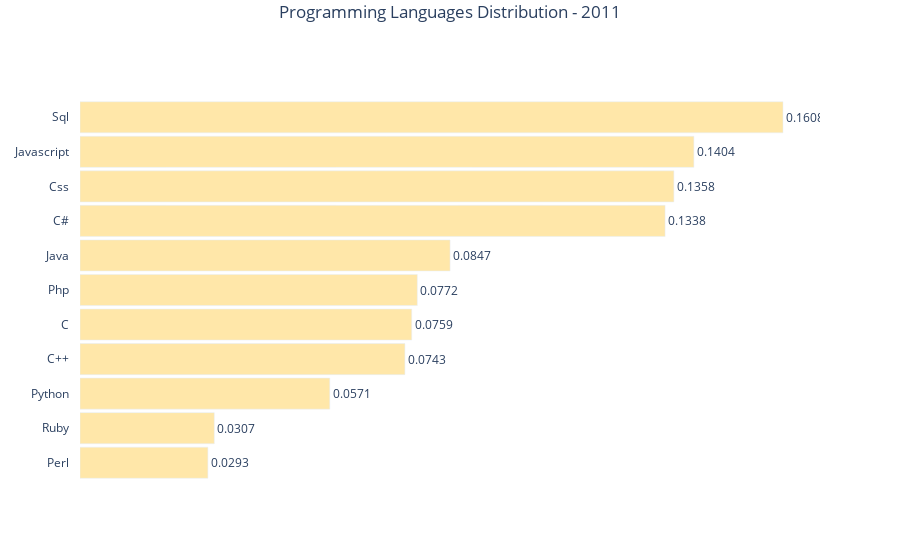

This figure's notebook cell:
### Code cell
dataset_years = list(range(2011,2021))

dfs = {}
for year in dataset_years:
    dfs[year] = langs_year[langs_year['Year'].dt.year==year]

start_index = 0

data=[
    go.Bar(
        x=dfs[year]['Count'], 
        y=dfs[year]['Language'].str.title(), 
        orientation='h',
        text=dfs[year]['Percentage'],
        textfont={'size':12}, 
        textposition='outside', 
        insidetextanchor='end',
        visible = False,
        width=0.9,
        name=str(year),
        marker=dict(
            color='rgb(255, 231, 169)'
        ),
        hovertemplate =
            '<b>%{y}</b><br><br>'+
            'Count: %{x:.d} <br>'+ # https://github.com/d3/d3-format
            'Percentage: %{text:.2%}<br>'+
            "<extra></extra>"
    )
    for year in dataset_years
]

data[start_index]['visible'] = True


steps = []
for i in range(len(data)):
    year = (i+2011)
    step = dict(
        # Update method allows us to update both trace and layout properties
        method = 'update',  
        args = [
            # Make the ith trace visible
            {'visible': [t == i for t in range(len(data))]},
            
            # Set the title for the ith trace
            {'title.text': 'Programming Languages Distribution - %d' % year},
            
            {
                "frame": {"duration": 300, "redraw": False},
                 "mode": "immediate",
                 "transition": {"duration": 300}
            }
        ],
        label=year
    )
    steps.append(step)
    
sliders = [go.layout.Slider(
    active = 0,
    currentvalue = {"prefix": "Year: "},
    transition={"duration": 300, "easing": "cubic-in-out"},
    pad = {"b": 10, "t": -910, 'l': -30},
    steps = steps,
)]

layout = go.Layout(
    sliders=sliders,
    height=1000,
    title={
        'text': "Programming Languages Distribution - 2011",
        'x':0.5,
        'y':0.99,
        'xanchor': 'center',
        'yanchor': 'top'
    },
    plot_bgcolor='rgba(0,0,0,0)',
    xaxis={'visible': False,  'tickformat': "digit" },
    yaxis={'ticks': "outside", 'tickcolor':'white', 'ticklen':8},
)

fig = go.Figure(data=data, layout=layout)

fig.show()

### Figure 1 — Plotly figure (JSON) as saved in the notebook; plotly's stock layout.template omitted (floating-point values rounded to 4 significant figures)
{"data": [{"hovertemplate": "<b>%{y}</b><br><br>Count: %{x:.d} <br>Percentage: %{text:.2%}<br><extra></extra>", "insidetextanchor": "end", "marker": {"color": "rgb(255, 231, 169)"}, "name": "2011", "orientation": "h", "text": [0.0293, 0.0307, 0.0571, 0.0743, 0.0759, 0.0772, 0.0847, 0.1338, 0.1358, 0.1404, 0.1608], "textfont": {"size": 12}, "textposition": "outside", "type": "bar", "visible": true, "width": 0.9, "x": [320, 336, 625, 813, 830, 844, 926, 1464, 1486, 1536, 1759], "y": ["Perl", "Ruby", "Python", "C++", "C", "Php", "Java", "C#", "Css", "Javascript", "Sql"]}, {"hovertemplate": "<b>%{y}</b><br><br>Count: %{x:.d} <br>Percentage: %{text:.2%}<br><extra></extra>", "insidetextanchor": "end", "marker": {"color": "rgb(255, 231, 169)"}, "name": "2012", "orientation": "h", "text": [0.0208, 0.0245, 0.0246, 0.051, 0.0638, 0.0648, 0.0791, 0.0888, 0.0969, 0.1023, 0.1174, 0.1292, 0.1368], "textfont": {"size": 12}, "textposition": "outside", "type": "bar", "visible": false, "width": 0.9, "x": [544, 639, 643, 1332, 1667, 1692, 2068, 2321, 2532, 2674, 3069, 3376, 3574], "y": ["Perl", "Ruby", "Objective-C", "Python", "C", "C++", "Php", "Html5", "Java", "C#", "Css", "Javascript", "Sql"]}, {"hovertemplate": "<b>%{y}</b><br><br>Count: %{x:.d} <br>Percentage: %{text:.2%}<br><extra></extra>", "insidetextanchor": "end", "marker": {"color": "rgb(255, 231, 169)"}, "name": "2013", "orientation": "h", "text": [0.0327, 0.0374, 0.0597, 0.0695, 0.0765, 0.0951, 0.122, 0.1241, 0.1893, 0.1936], "textfont": {"size": 12}, "textposition": "outside", "type": "bar", "visible": false, "width": 0.9, "x": [873, 998, 1593, 1855, 2041, 2538, 3256, 3310, 5052, 5166], "y": ["Ruby", "Objective-C", "C", "C++", "Python", "Php", "C#", "Java", "Sql", "Javascript"]}, {"hovertemplate": "<b>%{y}</b><br><br>Count: %{x:.d} <br>Percentage: %{text:.2%}<br><extra></extra>", "insidetextanchor": "end", "marker": {"color": "rgb(255, 231, 169)"}, "name": "2014", "orientation": "h", "text": [0.0305, 0.0344, 0.0622, 0.0737, 0.0776, 0.0896, 0.1232, 0.1294, 0.1817, 0.1978], "textfont": {"size": 12}, "textposition": "outside", "type": "bar", "visible": false, "width": 0.9, "x": [633, 713, 1290, 1529, 1611, 1860, 2556, 2686, 3772, 4105], "y": ["Ruby", "Objective-C", "C", "C++", "Python", "Php", "C#", "Java", "Sql", "Javascript"]}, {"hovertemplate": "<b>%{y}</b><br><br>Count: %{x:.d} <br>Percentage: %{text:.2%}<br><extra></extra>", "insidetextanchor": "end", "marker": {"color": "rgb(255, 231, 169)"}, "name": "2015", "orientation": "h", "text": [0.0015, 0.0015, 0.0025, 0.0025, 0.0052, 0.0068, 0.0079, 0.0108, 0.0109, 0.0109, 0.0114, 0.0126, 0.0242, 0.0245, 0.0253, 0.0269, 0.0524, 0.0652, 0.0751, 0.0942, 0.0995, 0.1179, 0.1369, 0.1733], "textfont": {"size": 12}, "textposition": "outside", "type": "bar", "visible": false, "width": 0.9, "x": [107, 111, 181, 181, 371, 486, 566, 772, 784, 785, 818, 904, 1739, 1762, 1814, 1929, 3761, 4685, 5389, 6766, 7148, 8469, 9830, 12447], "y": ["Rust", "Dart", "Clojure", "F#", "Haskell", "Go", "Scala", "Swift", "R", "Perl", "Coffeescript", "Matlab", "Objective-C", "Visual Basic", "Ruby", "C++11", "C", "C++", "Python", "Php", "C#", "Java", "Sql", "Javascript"]}, {"hovertemplate": "<b>%{y}</b><br><br>Count: %{x:.d} <br>Percentage: %{text:.2%}<br><extra></extra>", "insidetextanchor": "end", "marker": {"color": "rgb(255, 231, 169)"}, "name": "2016", "orientation": "h", "text": [0.0015, 0.0029, 0.0032, 0.0037, 0.0054, 0.0103, 0.0106, 0.0106, 0.0108, 0.0108, 0.011, 0.0182, 0.0212, 0.022, 0.0291, 0.0509, 0.0636, 0.0815, 0.0848, 0.1014, 0.119, 0.1458, 0.1817], "textfont": {"size": 12}, "textposition": "outside", "type": "bar", "visible": false, "width": 0.9, "x": [222, 436, 484, 556, 813, 1547, 1602, 1602, 1624, 1632, 1662, 2746, 3202, 3312, 4383, 7678, 9589, 12282, 12780, 15283, 17942, 21976, 27385], "y": ["Dart", "Rust", "F#", "Clojure", "Haskell", "Go", "Matlab", "Scala", "Perl", "R", "Coffeescript", "Swift", "Objective-C", "Visual Basic", "Ruby", "C", "C++", "Python", "Php", "C#", "Java", "Sql", "Javascript"]}, {"hovertemplate": "<b>%{y}</b><br><br>Count: %{x:.d} <br>Percentage: %{text:.2%}<br><extra></extra>", "insidetextanchor": "end", "marker": {"color": "rgb(255, 231, 169)"}, "name": "2017", "orientation": "h", "text": [0.0008, 0.001, 0.001, 0.002, 0.002, 0.0024, 0.0027, 0.0028, 0.003, 0.0033, 0.0047, 0.0075, 0.0077, 0.0086, 0.0086, 0.0094, 0.0112, 0.0113, 0.0114, 0.0114, 0.0118, 0.0131, 0.0164, 0.0169, 0.0171, 0.024, 0.0252, 0.0503, 0.0588, 0.0742, 0.0844, 0.09, 0.1047, 0.1352, 0.165], "textfont": {"size": 12}, "textposition": "outside", "type": "bar", "visible": false, "width": 0.9, "x": [107, 138, 145, 273, 281, 327, 380, 391, 416, 457, 649, 1039, 1071, 1192, 1193, 1309, 1557, 1569, 1574, 1585, 1634, 1823, 2273, 2349, 2368, 3324, 3488, 6974, 8155, 10290, 11704, 12476, 14524, 18754, 22875], "y": ["Hack", "Julia", "Dart", "Common Lisp", "Erlang", "Smalltalk", "Elixir", "Clojure", "Rust", "F#", "Haskell", "Lua", "Visual Basic 6", "Coffeescript", "Groovy", "Scala", "Go", "Matlab", "Vba", "Perl", "R", "Assembly", "Vb.Net", "Objective-C", "Swift", "Ruby", "Typescript", "C", "C++", "Php", "Python", "C#", "Java", "Sql", "Javascript"]}, {"hovertemplate": "<b>%{y}</b><br><br>Count: %{x:.d} <br>Percentage: %{text:.2%}<br><extra></extra>", "insidetextanchor": "end", "marker": {"color": "rgb(255, 231, 169)"}, "name": "2018", "orientation": "h", "text": [0.0005, 0.0008, 0.0009, 0.0011, 0.0017, 0.002, 0.0021, 0.0036, 0.0038, 0.0039, 0.0039, 0.005, 0.0053, 0.0059, 0.0063, 0.0065, 0.0066, 0.0068, 0.0073, 0.0088, 0.0093, 0.0101, 0.0106, 0.0107, 0.0111, 0.0122, 0.0152, 0.0263, 0.0348, 0.0383, 0.0464, 0.0519, 0.0585, 0.0601, 0.0601, 0.0685, 0.0861, 0.0983, 0.1034, 0.1054], "textfont": {"size": 12}, "textposition": "outside", "type": "bar", "visible": false, "width": 0.9, "x": [254, 430, 470, 590, 886, 1032, 1115, 1857, 1961, 2025, 2025, 2603, 2733, 3087, 3280, 3373, 3420, 3508, 3810, 4564, 4813, 5254, 5510, 5532, 5760, 6310, 7911, 13626, 18042, 19872, 24071, 26954, 30359, 31172, 31172, 35521, 44670, 50979, 53628, 54686], "y": ["Hack", "Julia", "Ocaml", "Cobol", "Erlang", "Clojure", "F#", "Rust", "Haskell", "Delphi", "Object Pascal", "Coffeescript", "Lua", "Visual Basic 6", "Perl", "Groovy", "Scala", "Kotlin", "Vba", "Matlab", "R", "Vb.Net", "Objective-C", "Go", "Assembly", "Swift", "Ruby", "Typescript", "C", "C++", "Php", "C#", "Python", "Bash", "Shell", "Java", "Sql", "Css", "Html", "Javascript"]}, {"hovertemplate": "<b>%{y}</b><br><br>Count: %{x:.d} <br>Percentage: %{text:.2%}<br><extra></extra>", "insidetextanchor": "end", "marker": {"color": "rgb(255, 231, 169)"}, "name": "2019", "orientation": "h", "text": [0.0015, 0.0019, 0.002, 0.0024, 0.0024, 0.0032, 0.0054, 0.0064, 0.0081, 0.0092, 0.0097, 0.0108, 0.011, 0.0112, 0.0138, 0.0141, 0.0346, 0.0356, 0.0395, 0.0443, 0.0521, 0.0615, 0.0615, 0.0691, 0.0701, 0.0914, 0.1067, 0.1067, 0.1139], "textfont": {"size": 12}, "textposition": "outside", "type": "bar", "visible": false, "width": 0.9, "x": [777, 973, 1015, 1254, 1260, 1683, 2794, 3309, 4191, 4781, 5048, 5620, 5744, 5833, 7201, 7331, 18017, 18523, 20524, 23030, 27097, 31991, 31991, 35917, 36443, 47544, 55466, 55466, 59219], "y": ["Erlang", "F#", "Webassembly", "Clojure", "Elixir", "Dart", "Rust", "Scala", "Objective-C", "Vba", "R", "Kotlin", "Swift", "Assembly", "Go", "Ruby", "C", "Typescript", "C++", "Php", "C#", "Bash", "Shell", "Java", "Python", "Sql", "Css", "Html", "Javascript"]}, {"hovertemplate": "<b>%{y}</b><br><br>Count: %{x:.d} <br>Percentage: %{text:.2%}<br><extra></extra>", "insidetextanchor": "end", "marker": {"color": "rgb(255, 231, 169)"}, "name": "2020", "orientation": "h", "text": [0.0015, 0.0036, 0.0052, 0.006, 0.0066, 0.0068, 0.0085, 0.0096, 0.0099, 0.0102, 0.0104, 0.0118, 0.013, 0.0147, 0.0364, 0.0399, 0.0425, 0.0437, 0.0526, 0.0553, 0.0553, 0.0672, 0.0737, 0.0915, 0.1054, 0.1054, 0.1131], "textfont": {"size": 12}, "textposition": "outside", "type": "bar", "visible": false, "width": 0.9, "x": [519, 1222, 1796, 2052, 2280, 2340, 2929, 3288, 3397, 3499, 3553, 4046, 4468, 5038, 12487, 13707, 14578, 15007, 18041, 18980, 18980, 23074, 25287, 31413, 36181, 36181, 38822], "y": ["Julia", "Haskell", "Perl", "Scala", "Dart", "Objective-C", "Rust", "R", "Swift", "Vba", "Assembly", "Ruby", "Kotlin", "Go", "C", "C++", "Typescript", "Php", "C#", "Bash", "Shell", "Java", "Python", "Sql", "Css", "Html", "Javascript"]}], "layout": {"autosize": true, "plot_bgcolor": "rgba(0, 0, 0, 0)", "sliders": [{"active": 0, "currentvalue": {"prefix": "Year: "}, "pad": {"b": 10, "l": -30, "t": -910}, "steps": [{"args": [{"visible": [true, false, false, false, false, false, false, false, false, false]}, {"title.text": "Programming Languages Distribution - 2011"}, {"frame": {"duration": 300, "redraw": false}, "mode": "immediate", "transition": {"duration": 300}}], "label": "2011", "method": "update"}, {"args": [{"visible": [false, true, false, false, false, false, false, false, false, false]}, {"title.text": "Programming Languages Distribution - 2012"}, {"frame": {"duration": 300, "redraw": false}, "mode": "immediate", "transition": {"duration": 300}}], "label": "2012", "method": "update"}, {"args": [{"visible": [false, false, true, false, false, false, false, false, false, false]}, {"title.text": "Programming Languages Distribution - 2013"}, {"frame": {"duration": 300, "redraw": false}, "mode": "immediate", "transition": {"duration": 300}}], "label": "2013", "method": "update"}, {"args": [{"visible": [false, false, false, true, false, false, false, false, false, false]}, {"title.text": "Programming Languages Distribution - 2014"}, {"frame": {"duration": 300, "redraw": false}, "mode": "immediate", "transition": {"duration": 300}}], "label": "2014", "method": "update"}, {"args": [{"visible": [false, false, false, false, true, false, false, false, false, false]}, {"title.text": "Programming Languages Distribution - 2015"}, {"frame": {"duration": 300, "redraw": false}, "mode": "immediate", "transition": {"duration": 300}}], "label": "2015", "method": "update"}, {"args": [{"visible": [false, false, false, false, false, true, false, false, false, false]}, {"title.text": "Programming Languages Distribution - 2016"}, {"frame": {"duration": 300, "redraw": false}, "mode": "immediate", "transition": {"duration": 300}}], "label": "2016", "method": "update"}, {"args": [{"visible": [false, false, false, false, false, false, true, false, false, false]}, {"title.text": "Programming Languages Distribution - 2017"}, {"frame": {"duration": 300, "redraw": false}, "mode": "immediate", "transition": {"duration": 300}}], "label": "2017", "method": "update"}, {"args": [{"visible": [false, false, false, false, false, false, false, true, false, false]}, {"title.text": "Programming Languages Distribution - 2018"}, {"frame": {"duration": 300, "redraw": false}, "mode": "immediate", "transition": {"duration": 300}}], "label": "2018", "method": "update"}, {"args": [{"visible": [false, false, false, false, false, false, false, false, true, false]}, {"title.text": "Programming Languages Distribution - 2019"}, {"frame": {"duration": 300, "redraw": false}, "mode": "immediate", "transition": {"duration": 300}}], "label": "2019", "method": "update"}, {"args": [{"visible": [false, false, false, false, false, false, false, false, false, true]}, {"title.text": "Programming Languages Distribution - 2020"}, {"frame": {"duration": 300, "redraw": false}, "mode": "immediate", "transition": {"duration": 300}}], "label": "2020", "method": "update"}], "transition": {"duration": 300, "easing": "cubic-in-out"}}], "title": {"text": "Programming Languages Distribution - 2011", "x": 0.5, "xanchor": "center", "y": 0.99, "yanchor": "top"}, "xaxis": {"autorange": true, "range": [0, 1852.0], "tickformat": "digit", "type": "linear", "visible": false}, "yaxis": {"autorange": true, "range": [-0.5, 10.5], "tickcolor": "white", "ticklen": 8, "ticks": "outside", "type": "category"}}}
